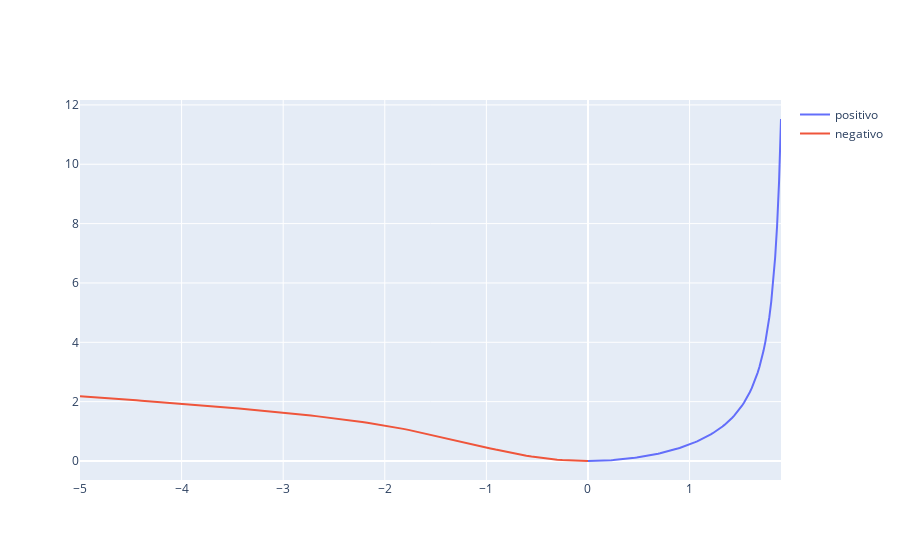

The cell this chart's notebook holds for it:
### Code cell
import plotly.graph_objects as go
fig = go.Figure()
fig.add_scatter(x = xp, y = yp, name= 'positivo')
fig.add_scatter(x = xm, y=ym, name = 'negativo')
